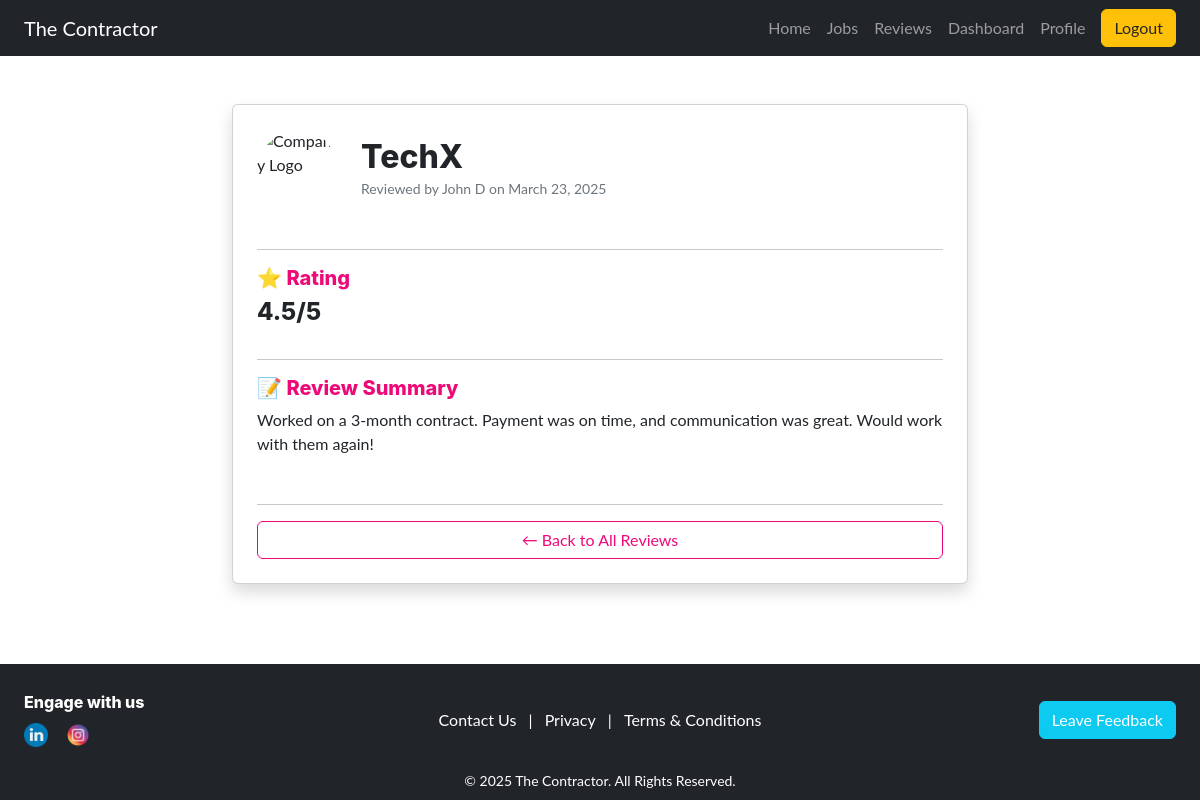
The page /reviews/1/ (signed in) on the database its author committed.
### workhub/models.py (models this page shows, shortened)
class Review(models.Model):
    company = models.CharField(max_length=255)
    reviewer_name = models.CharField(max_length=255)  # ✅ Use reviewer_name
    rating = models.FloatField()
    role = models.CharField(max_length=255)
    review_text = models.TextField()
    review_date = models.DateField(auto_now_add=True)
    image = models.ImageField(upload_to='review_images/', blank=True, null=True)  # ✅ Optional image

### workhub/views.py (the view)
# urls.py: path("reviews/<int:pk>/", views.review_detail, name="review_detail"),
@login_required
def review_detail(request, pk):
    review = get_object_or_404(Review, pk=pk)
    return render(request, "workhub/review_detail.html", {"review": review})

### workhub/templates/workhub/review_detail.html (shortened to what this page needs)
{% extends "base.html" %}
{% load static %}
{% block content %}
<div class="container my-5">
    <div class="row justify-content-center">
        <div class="col-md-8">
            <div class="card shadow p-4">
                <div class="d-flex align-items-center mb-4">
                    <img src="{% if review.image %}{{ review.image.url }}{% else %}{% static 'images/default-company.png' %}{% endif %}"
                         alt="Company Logo"
                         class="rounded-circle me-4"
                         style="width: 80px; height: 80px; object-fit: cover;">
                    <div>
                        <h2 class="mb-0">{{ review.company }}</h2>
                        <small class="text-muted">Reviewed by {{ review.reviewer_name }} on {{ review.review_date }}</small>
                    </div>
                </div>
                <hr>
                <div class="mb-3">
                    <h5 class="text-primary mb-2">⭐ Rating</h5>
                    <div class="d-flex align-items-center">
                        <h4 class="mb-0 me-2">{{ review.rating }}/5</h4>
                    </div>
                </div>
                <hr>
                <div class="mb-3">
                    <h5 class="text-primary mb-2">📝 Review Summary</h5>
                    <p>{{ review.review_text }}</p>
                </div>
                <hr>
                <a href="{% url 'reviews' %}" class="btn btn-outline-primary">← Back to All Reviews</a>
            </div>
        </div>
    </div>
</div>
{% endblock %}

### workhub/static/css/styles.css (style rules this page uses)
body, html { width: 100%; height: 100%; margin: 0; padding: 0; }

### workhub/templates/base.html (style rules this page uses)
html, body { margin: 0; padding: 0; width: 100%; height: 100%; overflow-x: hidden; }
body { display: flex; flex-direction: column; min-height: 100vh; }
* { box-sizing: border-box; }

### rows shown on the page
Review: company "TechX", reviewer_name "John D", review_date "March 23, 2025", rating "4.5", review_text "Worked on a 3-month contract. Payment was on time, and communication was great. Would work with them again!"
